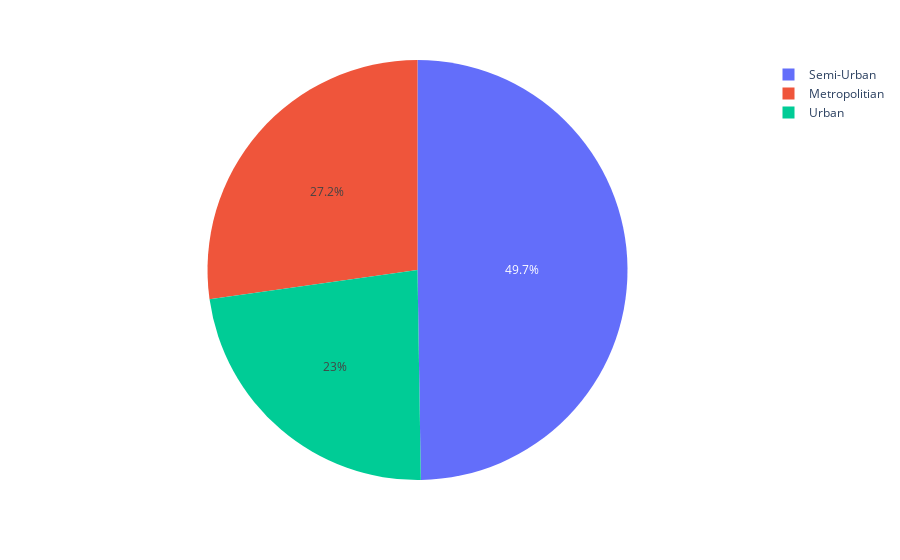

Write notebook code for a chart like this one.
### Code cell
def tempo_medio_cidade():
    #tempo de entrega médio por cidade

    from plotly import express as py
    df_aux=data.groupby(['City'])['Deliver_time'].mean().reset_index()

    fig=py.pie(data_frame=df_aux,names='City',values='Deliver_time')
    return fig
tempo_medio_cidade()

### Figure 1 — Plotly figure (JSON) as saved in the notebook; plotly's stock layout.template omitted (floating-point values rounded to 4 significant figures)
{"data": [{"domain": {"x": [0, 1], "y": [0, 1]}, "hovertemplate": "City=%{label}<br>Deliver_time=%{value}<extra></extra>", "labels": ["Metropolitian", "Semi-Urban", "Urban"], "legendgroup": "", "name": "", "showlegend": true, "type": "pie", "values": [27.43, 50.13, 23.21]}], "layout": {"legend": {"tracegroupgap": 0}, "margin": {"t": 60}}}
